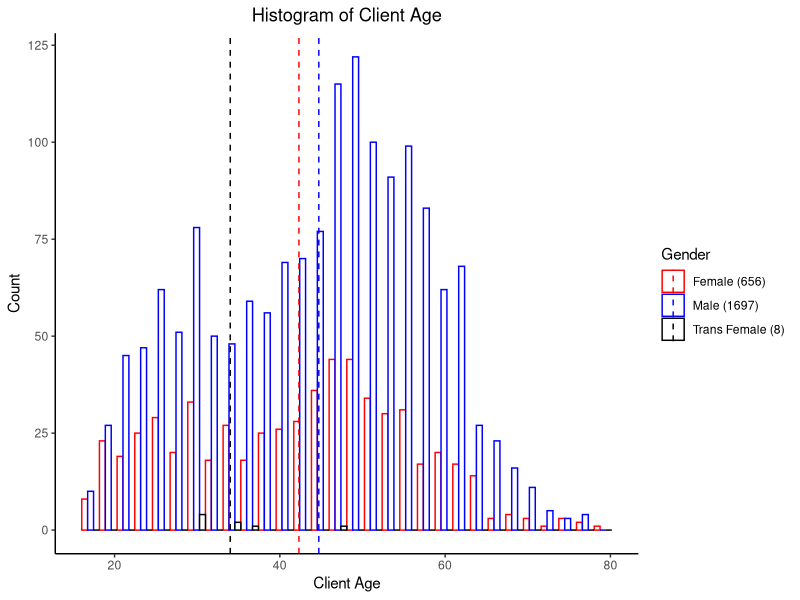
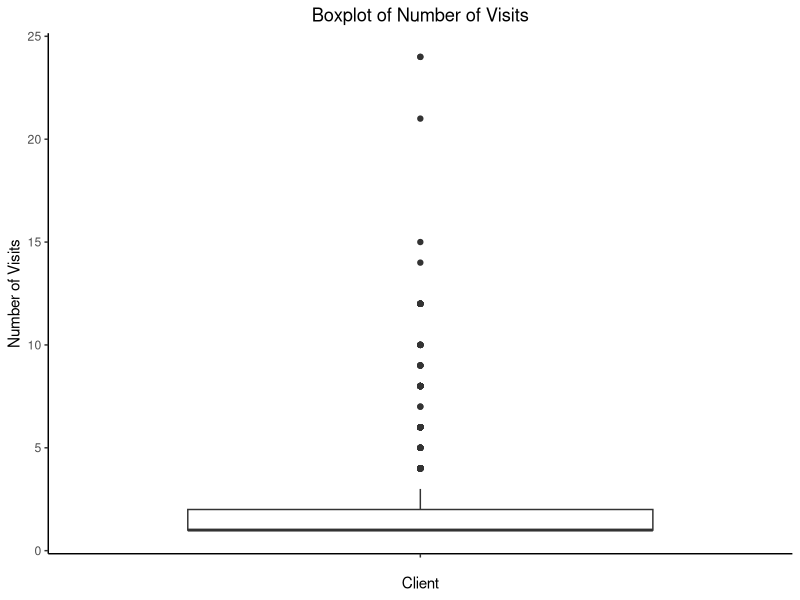
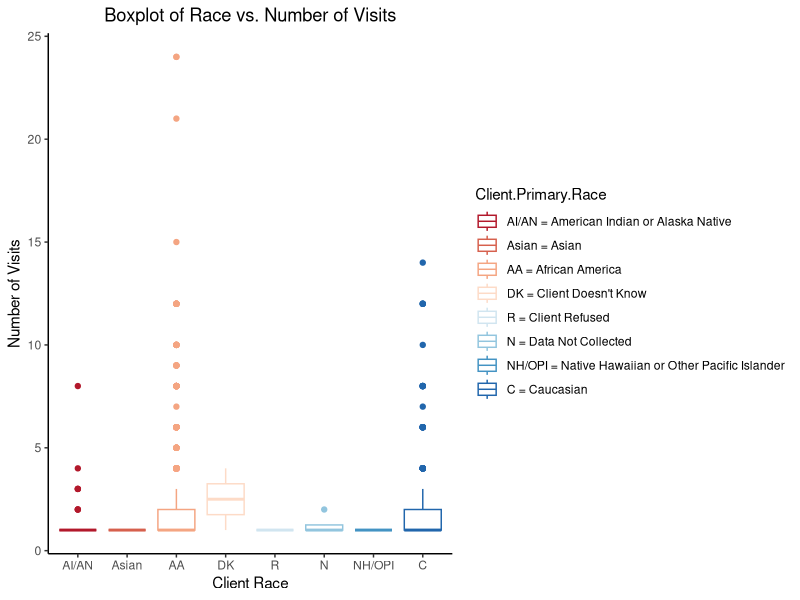
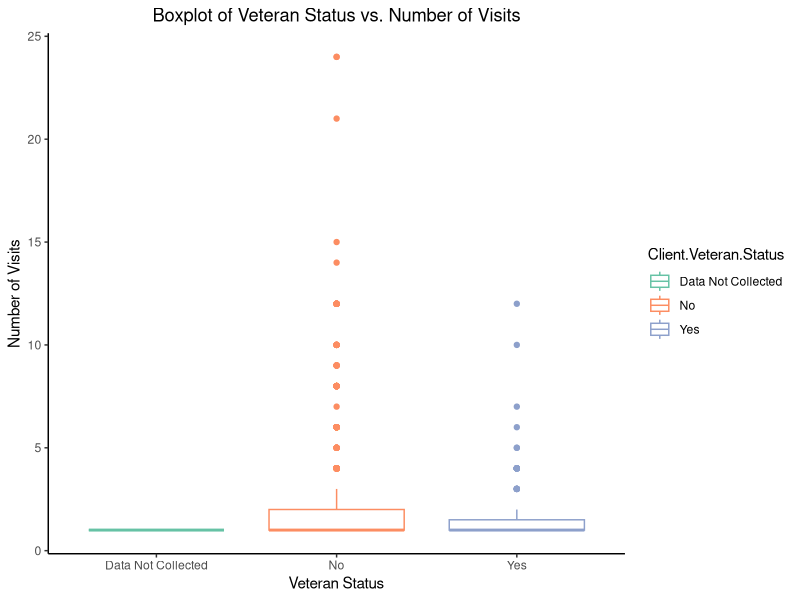
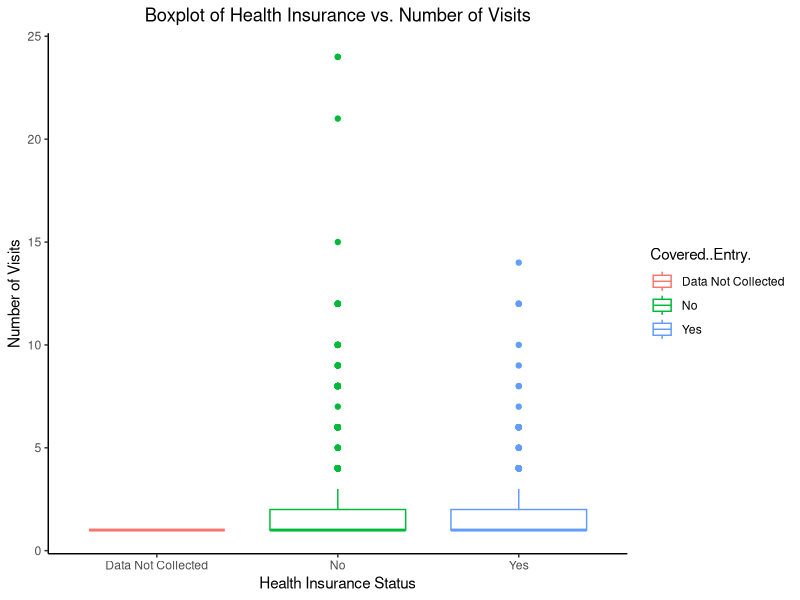
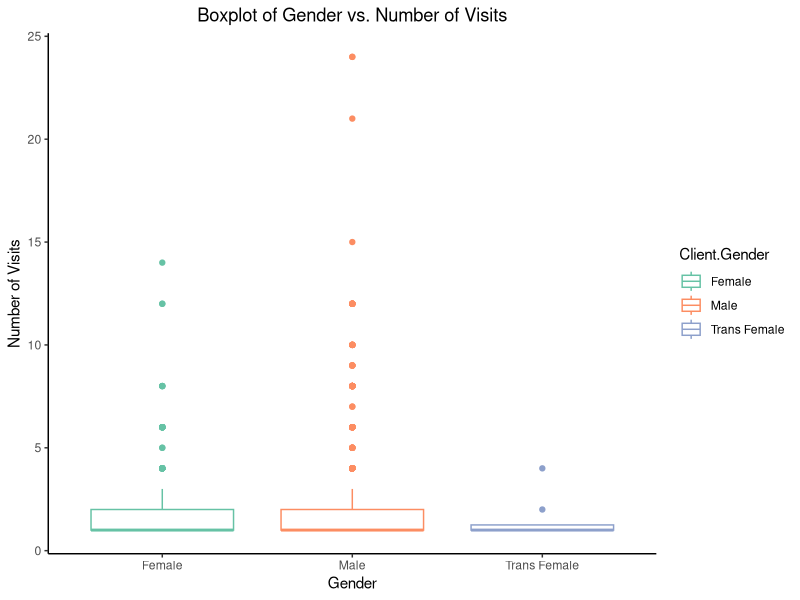
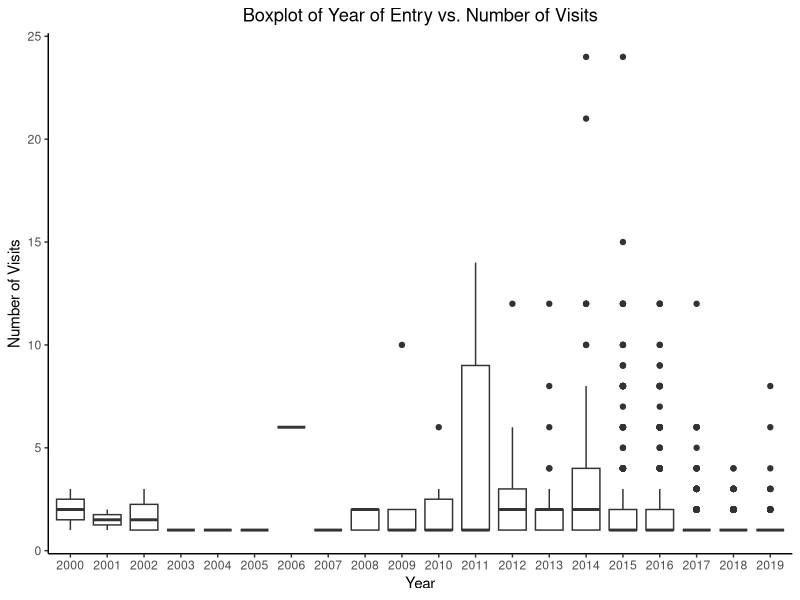
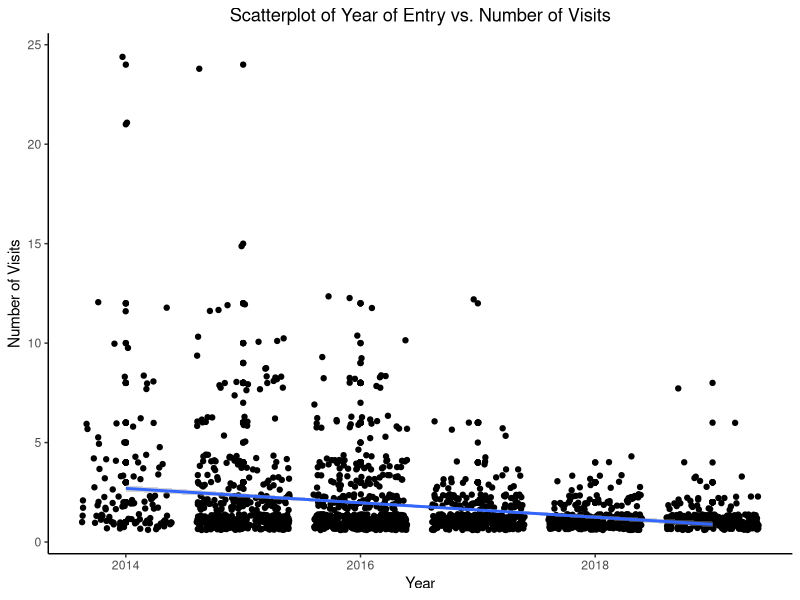

Write the R code that produced these figures, in order.
## ---- chunk 1
knitr::opts_chunk$set(echo = TRUE)
## ---- chunk 2
library(tidyverse)
library(ggplot2)

#import the Data

client_info <- read.csv("../data/final_project.csv",sep = ",",na.strings=c("","NA"))


library(plyr)
# Plot the client's age for different genders 
mu <- ddply(client_info, "Client.Gender", summarise, grp.mean=mean(Client.Age.at.Entry))

# used to identify the number of females, males, and trans female
#Gender=client_info$Client.Gender
#as.data.frame(table(Gender))

ggplot(client_info, aes(x=Client.Age.at.Entry, color=Client.Gender)) + 
  geom_histogram(fill="white", position="dodge", na.rm = TRUE) +
  geom_vline(data=mu[-4,], aes(xintercept=grp.mean, color=Client.Gender), linetype="dashed") + 
  labs(title="Histogram of Client Age", x="Client Age", y="Count",color='Gender') +
  theme_classic() +
  theme(plot.title = element_text(hjust = 0.5)) +
  scale_color_manual(labels=c("Female (656)", "Male (1697)", "Trans Female (8)"), 
                              values=c("red", "blue","black"))
ggsave("../results/histogram_age.png", width = 6, height = 4)

## ---- chunk 3
#frequency table by year  

year=client_info$year
as.data.frame(table(year))
## ---- chunk 4
#Summary statistics on clients veteran status, race, and health 

library(magrittr)
#library(qwraps2)

vet=client_info$Client.Veteran.Status
table(vet)
race= client_info$Client.Primary.Race
as.data.frame(table(race))
healthinsurance=client_info$Covered..Entry.
as.data.frame(table(healthinsurance))



## ---- chunk 5
#boxplot on visits  

  ggplot(client_info, aes(x="", y=client_info$Number.of.Visits)) +
  geom_boxplot() + 
  labs(title="Boxplot of Number of Visits", x="Client", y="Number of Visits") +
  theme_classic() +
  theme(plot.title = element_text(hjust = 0.5)) 
 
  ggsave("../results/boxplot_visits.png", width = 6, height = 4)
## ---- chunk 6
#boxplot on race vs. visits


client_info %>% filter(is.na(Client.Primary.Race) == FALSE) %>%
  ggplot( aes(x=Client.Primary.Race, y=Number.of.Visits, color=Client.Primary.Race)) +
     geom_boxplot()  + 
  scale_x_discrete(labels=c("American Indian or Alaska Native (HUD)" = "AI/AN", 
                            "Asian (HUD)" = "Asian",
                            "Black or African American (HUD)" = "AA",
                            "Client doesn't know (HUD)" = "DK",
                            "Client refused (HUD)" = "R",
                            "Data not collected (HUD)" = "N",
                            "Native Hawaiian or Other Pacific Islander (HUD)" = "NH/OPI",
                            "White (HUD)" = "C")) +
  scale_color_manual(labels=c("AI/AN = American Indian or Alaska Native", 
                              "Asian = Asian", 
                              "AA = African America",
                              "DK = Client Doesn't Know",
                              "R = Client Refused", 
                              "N = Data Not Collected", 
                              "NH/OPI = Native Hawaiian or Other Pacific Islander", 
                              "C = Caucasian"
                              ), 
                              values=c("#b2182b", "#d6604d","#f4a582", "#fddbc7", 
                                       "#d1e5f0", "#92c5de", "#4393c3", "#2166ac")) + 
  labs(title="Boxplot of Race vs. Number of Visits", x="Client Race", 
            y="Number of Visits") +
  theme_classic() +
   theme(plot.title = element_text(hjust = 0.5))

ggsave(filename = "../results/boxplot_race_visits.png", width = 6, height = 4)



## ---- chunk 7
#boxplots on veteran vs. visits

client_info %>% filter(is.na(Client.Veteran.Status) == FALSE) %>%
  ggplot( aes(x=Client.Veteran.Status, y=Number.of.Visits, color=Client.Veteran.Status)) +
  geom_boxplot() +
  scale_x_discrete(labels=c("Data not collected (HUD)" = "Data Not Collected",
                            "No (HUD)" = "No",
                            "Yes (HUD)" = "Yes")) +
  scale_color_manual(labels=c("Data Not Collected", 
                              "No",
                              "Yes"), 
                              values=c("#66c2a5", "#fc8d62","#8da0cb")) + 
  labs(title="Boxplot of Veteran Status vs. Number of Visits", x="Veteran Status", 
            y="Number of Visits") +
  theme_classic() +
   theme(plot.title = element_text(hjust = 0.5))

ggsave(filename = "../results/boxplot_veteran_visits.png", width = 6, height = 4)


## ---- chunk 8
#boxplots on health insurance and visits

client_info %>% filter(is.na(client_info$Covered..Entry.) == FALSE) %>%
ggplot(aes(x=Covered..Entry., y=Number.of.Visits, color=Covered..Entry.)) +
  geom_boxplot() +
  labs(title="Boxplot of Health Insurance vs. Number of Visits", x="Health Insurance Status", 
            y="Number of Visits") +
  theme_classic() +
   theme(plot.title = element_text(hjust = 0.5))

ggsave(filename = "../results/boxplot_health_visits.png", width = 8, height = 4)

## ---- chunk 9
#boxplots on gender and visits

client_info %>% filter(is.na(Client.Gender) == FALSE) %>%
ggplot(aes(x=Client.Gender, y=Number.of.Visits, color=Client.Gender)) +
   geom_boxplot()+
  scale_x_discrete(labels=c("Female" = "Female",
                            "Male" = "Male",
                            "Trans Female (MTF or Male to Female)" = "Trans Female")) +
  scale_color_manual(labels=c("Female", 
                              "Male",
                              "Trans Female"), 
                              values=c("#66c2a5", "#fc8d62","#8da0cb")) + 
  labs(title="Boxplot of Gender vs. Number of Visits", x="Gender", 
            y="Number of Visits") +
  theme_classic() +
   theme(plot.title = element_text(hjust = 0.5))

ggsave(filename = "../results/boxplot_gender_visits.png", width = 6, height = 4)


## ---- chunk 10
# boxplots on year and visits

client_info[,13] <- sapply(client_info[, 13], as.character)
client_info %>% filter(is.na(year) == FALSE) %>%
ggplot(aes(x=year, y=Number.of.Visits)) +
   geom_boxplot()  + 
  labs(title="Boxplot of Year of Entry vs. Number of Visits", x="Year", 
            y="Number of Visits") +
  theme_classic() +
   theme(plot.title = element_text(hjust = 0.5))

ggsave(filename = "../results/boxplot_year_visits.png", width = 6, height = 4)



## ---- chunk 11
#scatterplots on year vs. visits

client_info1 <- read.csv("../data/final_project1.csv",sep = ",")

ggplot(client_info1, aes(x=year, y=client_info1$Number.of.Visits)) + geom_point()+ geom_jitter() + geom_smooth(method=lm, se=TRUE, fullrange=FALSE, level=0.95) + 
  labs(title="Scatterplot of Year of Entry vs. Number of Visits", x="Year", 
            y="Number of Visits") +
  theme_classic() +
   theme(plot.title = element_text(hjust = 0.5))


ggsave(filename = "../results/scatter_year_visits.png", width = 6, height = 4)

## ---- chunk 12
#fit a model and find the p-value


summary(lm(Number.of.Visits ~ year+Covered..Entry.+Client.Age.at.Entry+Client.Primary.Race+Client.Veteran.Status+Client.Gender,
           data=client_info1))

